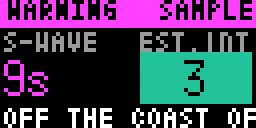
#> input picture apps/bousai_eew/bousai_eew.webp, 64 x 32 px (shown 4 times larger)
$ python contact_sheet.py ../apps/bousai_eew/bousai_eew.webp ../apps/bousai_eew/bousai_eew.webp 5
#> lines starting #> are read from the running program, lines starting #| are printed output that depends on the picture
#!/usr/bin/env python3
"""Tile the distinct frames of a rendered GIF into one PNG for review.

Usage: uv run --with pillow tools/contact_sheet.py in.gif out.png [max_frames]
"""

import sys

from PIL import Image, ImageSequence


def main() -> None:
    src, out = sys.argv[1], sys.argv[2]
    max_frames = int(sys.argv[3]) if len(sys.argv) > 3 else 12
    frames, last = [], None
    for frame in ImageSequence.Iterator(Image.open(src)):
        rgb = frame.convert("RGB")
        data = rgb.tobytes()
        if data != last:
            frames.append(rgb.copy())
            last = data
    step = max(1, len(frames) // max_frames)
    chosen = frames[::step][:max_frames]
    w, h = chosen[0].size
#> w = 64; h = 32
    cols = 2 if w > 300 else 4
#> cols = 4
    rows = (len(chosen) + cols - 1) // cols
    sheet = Image.new("RGB", (cols * (w + 4), rows * (h + 4)), (40, 40, 40))
#> sheet: PIL image 272x72 RGB; every value is 40
    for i, frame in enumerate(chosen):
        sheet.paste(frame, ((i % cols) * (w + 4), (i // cols) * (h + 4)))
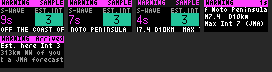
#> sheet: PIL image 272x72 RGB; mean R, G, B 54.1, 47.7, 60.5
    sheet.save(out)
    print(f"{len(frames)} distinct frames, showing {len(chosen)}")


if __name__ == "__main__":
    main()
